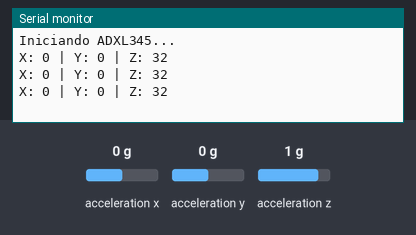
A sketch run on a simulated Arduino Uno, built with avr-gcc and run on an emulated ATmega328P. Shown: the last lines printed to the serial monitor. The test bench sets the inputs (shaded band); at power-on: acceleration x 0 g, acceleration y 0 g, acceleration z 1 g.

Above: at 1.3 s.
1.4 s: acceleration x set to -1.4 g
At 1.9 s:
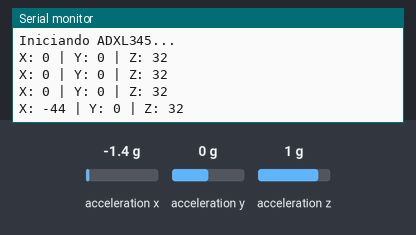
2.9 s: acceleration y set to -1.4 g
At 3.4 s:
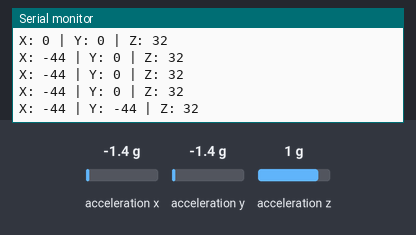
4.4 s: acceleration z set to -1.4 g
At 4.9 s:
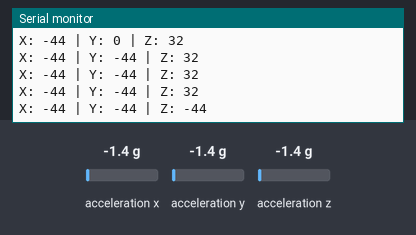

Measured:
- after the input at 1.4 s, the serial monitor: prints a new line after 0.11 s (image 1)
- after the input at 2.9 s, the serial monitor: prints a new line after 0.11 s (image 2)
- after the input at 4.4 s, the serial monitor: prints a new line after 0.12 s (image 3)

The sketch:

Acelerometro.ino
```cpp
#include <Wire.h>
#include <SparkFun_ADXL345.h>

ADXL345 adxl = ADXL345(); // Usa I2C por defecto

void setup() {
  Serial.begin(9600);
  Serial.println("Iniciando ADXL345...");

  adxl.powerOn();            // Encender el ADXL345

  // Configura el rango a ±16g
  adxl.setRangeSetting(16);   // Rango de 2g, 4g, 8g, o 16g
}

void loop() {
  // Leer los valores de aceleración
  int x, y, z;
  adxl.readAccel(&x, &y, &z);

  // Imprimir los valores en el monitor serial
  Serial.print("X: ");
  Serial.print(x);
  Serial.print(" | Y: ");
  Serial.print(y);
  Serial.print(" | Z: ");
  Serial.println(z);

  delay(500); // Espera medio segundo antes de la próxima lectura
}
```
